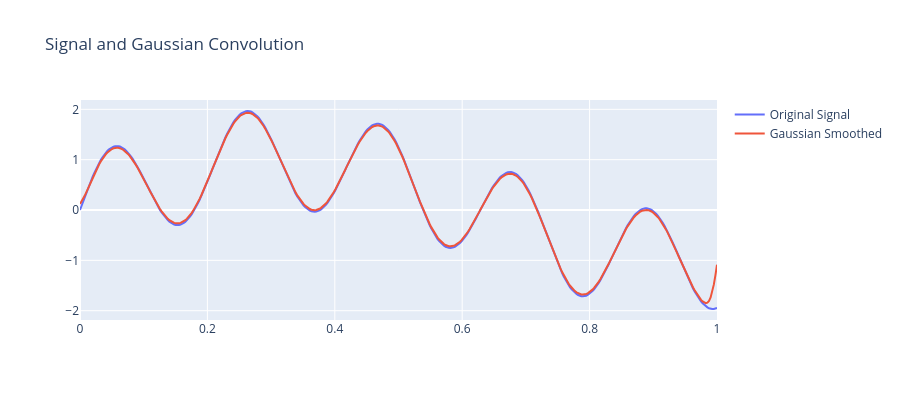

The notebook cell saved with this chart:
### Code cell
from scipy.signal import convolve
import plotly.graph_objects as go

# Define Gaussian kernel
kernel = np.exp(-np.linspace(-2, 2, 21)**2)
kernel /= kernel.sum()
# Apply to signal
smoothed = convolve(signal, kernel, mode='same')
# Plot original and smoothed signal
fig = go.Figure()
fig.add_trace(go.Scatter(x=t, y=signal, mode='lines', name='Original Signal'))
fig.add_trace(go.Scatter(x=t, y=smoothed, mode='lines', name='Gaussian Smoothed'))
fig.update_layout(title='Signal and Gaussian Convolution', height=400)
fig.show()

### Figure 1 — Plotly figure (JSON) as saved in the notebook; plotly's stock layout.template omitted (floating-point values rounded to 4 significant figures; data arrays with more than 128 entries replaced by an {"elided": "..."} marker saying what was removed)
{"data": [{"mode": "lines", "name": "Original Signal", "type": "scatter", "x": {"elided": "400 float values"}, "y": {"elided": "400 float values"}}, {"mode": "lines", "name": "Gaussian Smoothed", "type": "scatter", "x": {"elided": "400 float values"}, "y": {"elided": "400 float values"}}], "layout": {"height": 400, "title": {"text": "Signal and Gaussian Convolution"}}}
